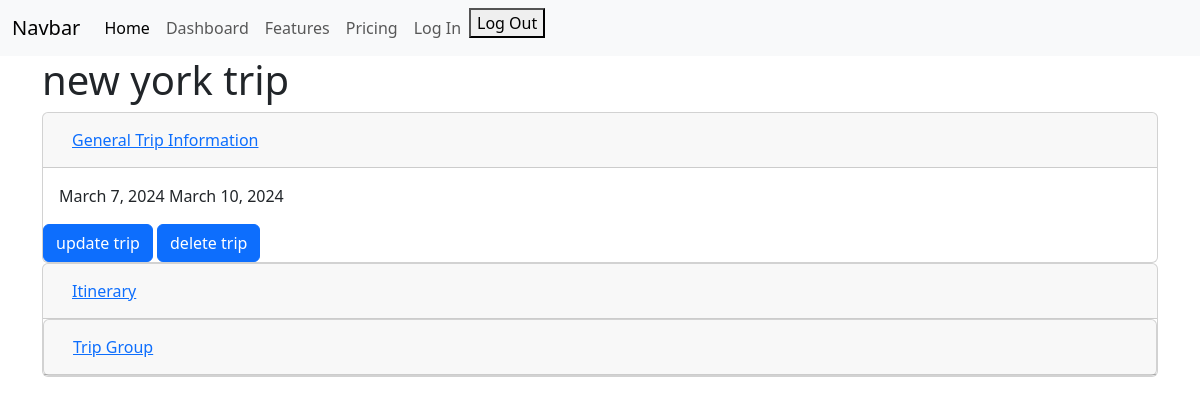
Screenshot of /trip/7 (signed in) with the database file from the repository.
### travel/models.py (models this page shows)
class Trip(models.Model):
    name = models.CharField(max_length = 100)
    admin = models.ForeignKey(User, on_delete = models.CASCADE, related_name = 'trip_admin')
    start_date = models.DateField()
    end_date = models.DateField()
    users = models.ManyToManyField(User)

### travel/views.py (the view)
# urls.py: path('trip/<int:pk>', TripDetailView.as_view(), name='trip-detail'),
class TripDetailView(LoginRequiredMixin, DetailView):
    model = Trip
    def get_context_data(self, **kwargs):
        context = super().get_context_data(**kwargs)
        context['activities'] = Activity.objects.filter(trip = self.get_object())
        return context

### travel/templates/travel/trip_detail.html (shortened to what this page needs)
{% extends "travel/base.html" %}
{% block content %}
<div class = "container">
<h1>{{ object.name }}</h1>
<div id="accordion">
    <div class="card">
      <div class="card-header" id="headingOne">
        <h5 class="mb-0">
          <button class="btn btn-link" data-toggle="collapse" data-target="#collapseOne" aria-expanded="true" aria-controls="collapseOne">
            General Trip Information
          </button>
        </h5>
      </div>
      <div id="collapseOne" class="collapse show" aria-labelledby="headingOne" data-parent="#accordion">
        <div class="card-body">
            {{object.start_date}}
            {{object.end_date}}
        </div>
        <a class="btn btn-primary" href="{% url 'update-trip-details' trip.pk %}">update trip</a>
        <a class="btn btn-primary" href="{% url 'delete-trip' trip.pk %}">delete trip</a>
      </div>
    </div>
    <div class="card">
      <div class="card-header" id="headingTwo">
        <h5 class="mb-0">
          <button class="btn btn-link collapsed" data-toggle="collapse" data-target="#collapseTwo" aria-expanded="false" aria-controls="collapseTwo">
            Itinerary
          </button>
        </h5>
      </div>
    <div class="card">
      <div class="card-header" id="headingThree">
        <h5 class="mb-0">
          <button class="btn btn-link collapsed" data-toggle="collapse" data-target="#collapseThree" aria-expanded="false" aria-controls="collapseThree">
            Trip Group
          </button>
        </h5>
      </div>
  </div>
</div>
{% endblock content %}

### rows the page displays
Trip: name "new york trip", start_date "March 7, 2024", end_date "March 10, 2024"
